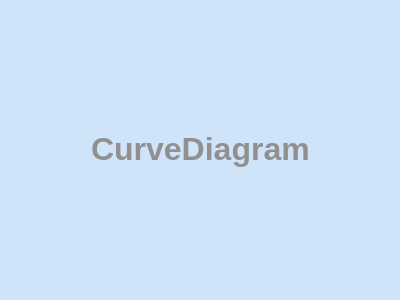
<?xml version="1.0" encoding="UTF-8"?>
<ui version="4.0">
 <class>CurveDiagram</class>
 <widget class="QWidget" name="CurveDiagram">
  <property name="geometry">
   <rect>
    <x>0</x>
    <y>0</y>
    <width>400</width>
    <height>300</height>
   </rect>
  </property>
  <property name="sizePolicy">
   <sizepolicy hsizetype="Expanding" vsizetype="Expanding">
    <horstretch>0</horstretch>
    <verstretch>0</verstretch>
   </sizepolicy>
  </property>
  <property name="windowTitle">
   <string>CurveDiagram</string>
  </property>
  <property name="styleSheet">
   <string notr="true">QWidget#CurveDiagram{
	background-color: rgb(207,228,249);
}
</string>
  </property>
  <layout class="QHBoxLayout" name="horizontalLayout">
   <item>
    <spacer name="horizontalSpacer">
     <property name="orientation">
      <enum>Qt::Horizontal</enum>
     </property>
     <property name="sizeHint" stdset="0">
      <size>
       <width>40</width>
       <height>20</height>
      </size>
     </property>
    </spacer>
   </item>
   <item>
    <widget class="QLabel" name="label">
     <property name="sizePolicy">
      <sizepolicy hsizetype="Expanding" vsizetype="Expanding">
       <horstretch>0</horstretch>
       <verstretch>0</verstretch>
      </sizepolicy>
     </property>
     <property name="text">
      <string>&lt;html&gt;&lt;head/&gt;&lt;body&gt;&lt;p&gt;&lt;span style=&quot; font-size:24pt; font-weight:600; color:#909090;&quot;&gt;CurveDiagram&lt;/span&gt;&lt;/p&gt;&lt;/body&gt;&lt;/html&gt;</string>
     </property>
    </widget>
   </item>
   <item>
    <spacer name="horizontalSpacer_2">
     <property name="orientation">
      <enum>Qt::Horizontal</enum>
     </property>
     <property name="sizeHint" stdset="0">
      <size>
       <width>40</width>
       <height>20</height>
      </size>
     </property>
    </spacer>
   </item>
  </layout>
 </widget>
 <layoutdefault spacing="6" margin="11"/>
 <resources/>
 <connections/>
</ui>
